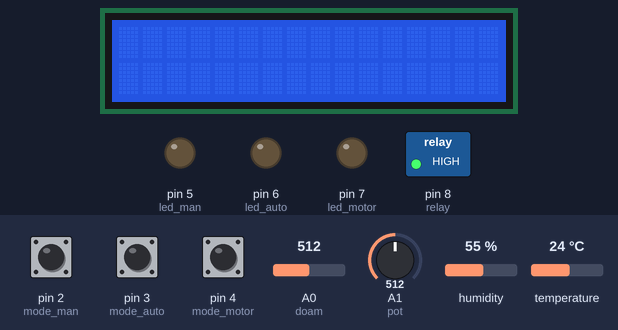
A sketch run on a simulated Arduino Uno, built with avr-gcc and run on an emulated ATmega328P. On the bench: 16×2 character LCD, switched loads named in the sketch (green lamp = pin HIGH), output pins drawn as LEDs (lit = HIGH). The test bench sets the inputs (shaded band); at power-on: pin 2 (mode_man) HIGH, pin 3 (mode_auto) HIGH, pin 4 (mode_motor) HIGH, A1 (pot) = 512, A0 (doam) = 512, humidity 55 %, temperature 24 °C.

Above: at 1.2 s.
1.3 s: pin 2 (mode_man) pulled LOW for 0.15 s
At 2.6 s:
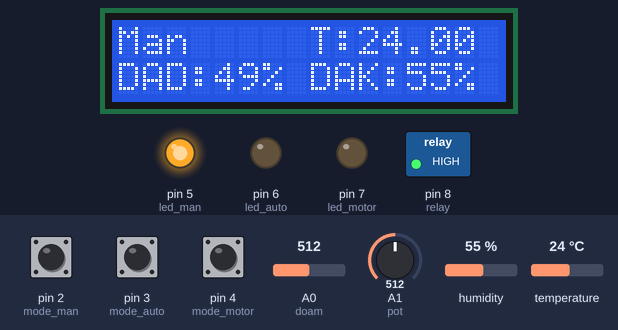
4.4 s: pin 3 (mode_auto) pulled LOW for 0.15 s
At 5.8 s:
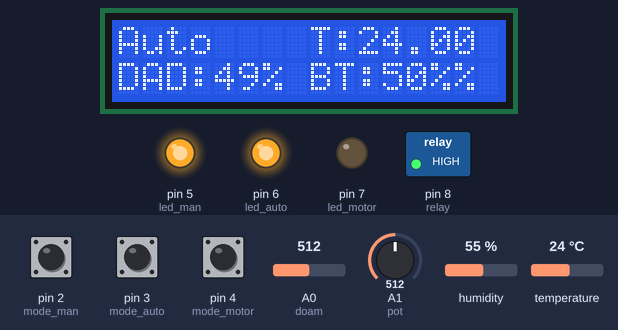
7.5 s: pin 4 (mode_motor) pulled LOW for 0.15 s
At 7.72 s:
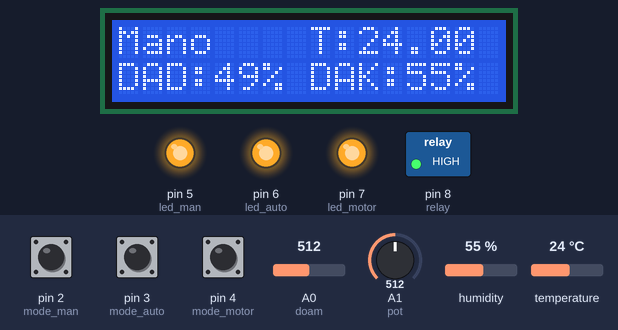
10.6 s: A1 (pot) set to 493
At 11.6 s:
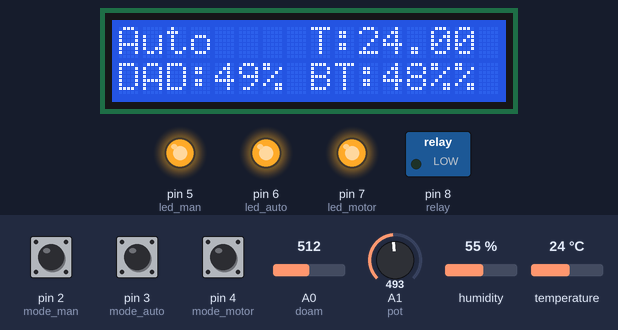
13.6 s: pin 2 (mode_man) pulled LOW for 1 s
At 15.4 s:
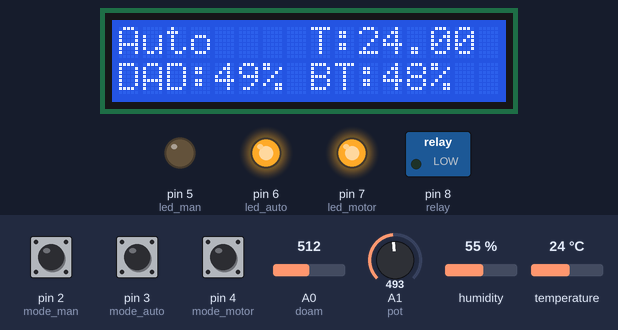
16.1 s: A0 (doam) set to 547
At 17.5 s:
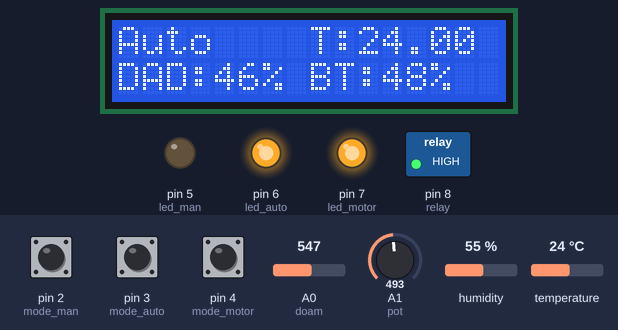
Timing chart, 0 to 19.1 s (numbered marks = the images above; inputs shaded):
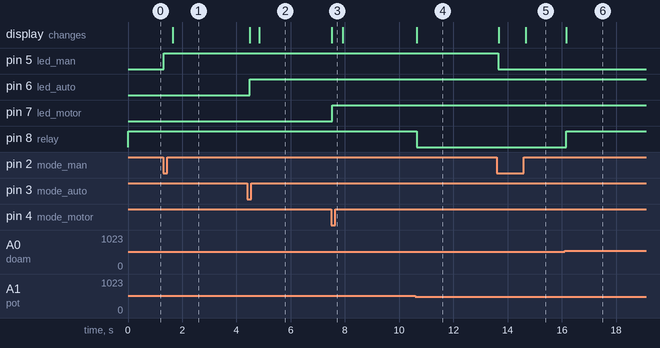

Measured:
- the behaviour switches between 512 and 511 on A1 (pot) (found by bisection; images 3 and 4)
- the behaviour switches between 531 and 532 on A0 (doam) (found by bisection; images 5 and 6)
- after the input at 1.3 s, pin 5 (led_man): LOW → HIGH at once; the display: changes after 0.35 s (image 1)
- after the input at 4.4 s, pin 6 (led_auto): LOW → HIGH after 0.08 s; the display: first changes after 0.08 s (image 2 shows a later state)
- after the input at 7.5 s, pin 7 (led_motor): LOW → HIGH at once; the display: changes at once (image 3)
- after the input at 10.6 s, pin 8 (relay): HIGH → LOW at once; the display: changes at once (image 4)
- after the input at 13.6 s, pin 5 (led_man): HIGH → LOW after 0.06 s; the display: first changes after 0.08 s (image 5 shows a later state)
- after the input at 16.1 s, pin 8 (relay): LOW → HIGH after 0.05 s; the display: changes after 0.05 s (image 6)

The sketch:

code_arduino.ino
```cpp
#include <Wire.h>;
#include "DHT.h"
#include <LiquidCrystal_I2C.h>;
LiquidCrystal_I2C lcd(0x27,16,2);

#define relay 8
#define doam A0
#define pot A1

const int mode_man =2;
const int led_man =5;
const int mode_auto =3;
const int led_auto =6;
const int mode_motor =4;
const int led_motor =7;
const int DHTPIN = 9;
const int DHTTYPE = DHT11;
DHT dht(DHTPIN, DHTTYPE);
unsigned char onoff=0;
unsigned char onoff1=0;
unsigned char onoff2=0;
int doamdat;
int bientro;


void setup(){
  pinMode(led_man, OUTPUT);
  pinMode(mode_man, INPUT_PULLUP);
  pinMode(led_auto, OUTPUT);
  pinMode(mode_auto, INPUT_PULLUP);
  pinMode(led_motor, OUTPUT);
  pinMode(mode_motor, INPUT_PULLUP);
  pinMode(relay, OUTPUT);
  digitalWrite(relay, HIGH);
  lcd.init();
  lcd.backlight();
  dht.begin();
}
void hienthi_man(int DAD){
 int h = dht.readHumidity();
 float t = dht.readTemperature();
 lcd.setCursor(0,0);
 lcd.print("Man");
 lcd.setCursor(8,0);
 lcd.print("T:  ");
 lcd.setCursor(10,0);
 lcd.print(t);
 lcd.setCursor(0,1);
 lcd.print("DAD:  %");
 lcd.setCursor(4,1);
 lcd.print(DAD);
 lcd.setCursor(8,1);
 lcd.print("DAK:  %");
 lcd.setCursor(12,1);
 lcd.print(h);


 }


void hienthi_auto(int DA, int BT){
  int h = dht.readHumidity();
  float t = dht.readTemperature();
  lcd.setCursor(0,0);
  lcd.print("Auto");
  lcd.setCursor(8,0);
  lcd.print("T:  *C");
  lcd.setCursor(10,0);
  lcd.print(t);
  lcd.setCursor(0,1);
  lcd.print("DAD:  %");
  lcd.setCursor(4,1);
  lcd.print(DA);
  lcd.setCursor(8,1);
  lcd.print("BT:  %");
  lcd.setCursor(11,1);
  lcd.print(BT);

}


void loop(){


  if (digitalRead(mode_man)==LOW){
  delay(20);
  if (digitalRead(mode_man)==LOW){
    if (onoff==0){
      onoff=1;
      digitalWrite(led_man, HIGH);
    }
    else{
      lcd.clear();
      onoff=0;
      digitalWrite(led_man,LOW);
    }
}
while(digitalRead(mode_man)==LOW);
  }


if (digitalRead(mode_auto)==LOW){
  delay(20);
  if (digitalRead(mode_auto)==LOW){
    if (onoff1==0){
      hienthi_auto(doamdat, bientro);
      onoff1=1;
      digitalWrite(led_auto, HIGH);
    }
    else{
      lcd.clear();
      onoff1=0;
      digitalWrite(led_auto,LOW);
    }
}
while(digitalRead(mode_auto)==LOW);
}


if(digitalRead(led_man)==HIGH){
  doamdat = analogRead(doam);
  doamdat = map(doamdat,1023,0,0,100);
  hienthi_man(doamdat);
if (digitalRead(mode_motor)==LOW){
  delay(20);
  if (digitalRead(mode_motor)==LOW){
    if (onoff2==0){
      digitalWrite(relay, HIGH);
      onoff2=1;
      digitalWrite(led_motor, HIGH);
    }
    else{
      digitalWrite(relay,LOW);
      onoff2=0;
      digitalWrite(led_motor,LOW);
    }
}
while(digitalRead(mode_motor)==LOW);
}
}


 if(digitalRead(led_auto)==HIGH){
   doamdat = analogRead(doam);
   doamdat = map(doamdat,1023,0,0,100);
  bientro = analogRead(pot);
  bientro = map(bientro,0,1023,0,100);
  hienthi_auto(doamdat, bientro);
  if(doamdat < bientro){
  digitalWrite(relay, HIGH);
    }
    else{
  digitalWrite(relay, LOW);
    }
  }
}
```
